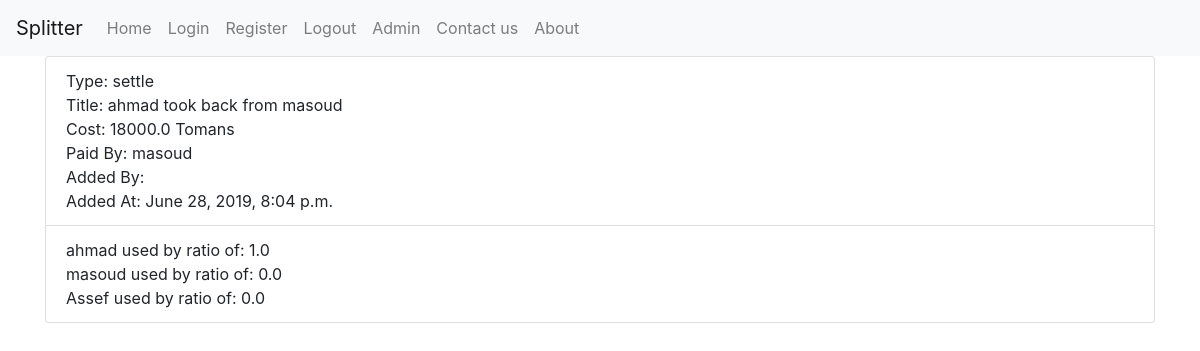
/test/8 (signed in), run on the app's committed database.
### main/models.py (models this page shows, shortened)
class Expense(models.Model):
    expense_type = models.CharField(max_length=10, default='payment')
    group_fk = models.ForeignKey(Group, on_delete=models.CASCADE)
    adder_fk = models.ForeignKey(Account, on_delete=models.CASCADE,
                                 related_name='adder_fk')
    payer_fk = models.ForeignKey(Account, on_delete=models.CASCADE,
                                 related_name='payer_fk')
    title = models.CharField(max_length=20)
    cost = models.FloatField(default=0)
    date_time = models.DateTimeField(auto_now=True, null=True)

class Account(models.Model):
    user = models.OneToOneField(User, on_delete=models.CASCADE)

class ExpenseRatio(models.Model):
    expense_fk = models.ForeignKey(Expense, on_delete=models.CASCADE)
    member_fk = models.ForeignKey(Account, on_delete=models.CASCADE)
    ratio = models.FloatField(default=0)

### main/views.py (the view)
# urls.py: path('<slug:group_id>/<int:expense_pk>', views.expense_view),
@login_required
def expense_view(request, group_id, expense_pk):
    expense = Expense.objects.get(pk=expense_pk)
    ratioes = ExpenseRatio.objects.filter(expense_fk=expense)
    context = {'title': 'Account Detail',
               'expense': expense, 'ratioes': ratioes}
    template_name = 'expense.html'
    return render(request, template_name, context)

### main/templates/expense.html (shortened to what this page needs)
{% extends "base.html" %}
{% block navbar %}
{% include 'navbar.html' %}
{% endblock %}
{% block content %}
<ul class="list-group">
    <li class="list-group-item">
        Type: {{ expense.expense_type }}
        Title: {{ expense.title }}
        Cost: {{ expense.cost }} Tomans
        Paid By: {{ expense.payer_fk.user.first_name }}
        Added By: {{ expense.account_fk.user.first_name }}
        Added At: {{ expense.date_time }}
        <br>
    </li>
    <li class="list-group-item">
        {% for expense_ratio in ratioes %}
        {{ expense_ratio.member_fk.user.first_name }} used by ratio of: {{ expense_ratio.ratio }}
        {% endfor %}
    </li>
</ul>
{% endblock %}

### data on the page
Expense: expense_type "settle", title "ahmad took back from masoud", cost "18000.0", payer_fk.user.first_name "masoud", date_time "June 28, 2019, 8:04 p.m."
ExpenseRatio: member_fk.user.first_name "ahmad", ratio "1.0"
ExpenseRatio: member_fk.user.first_name "masoud", ratio "0.0"
ExpenseRatio: member_fk.user.first_name "Assef", ratio "0.0"
